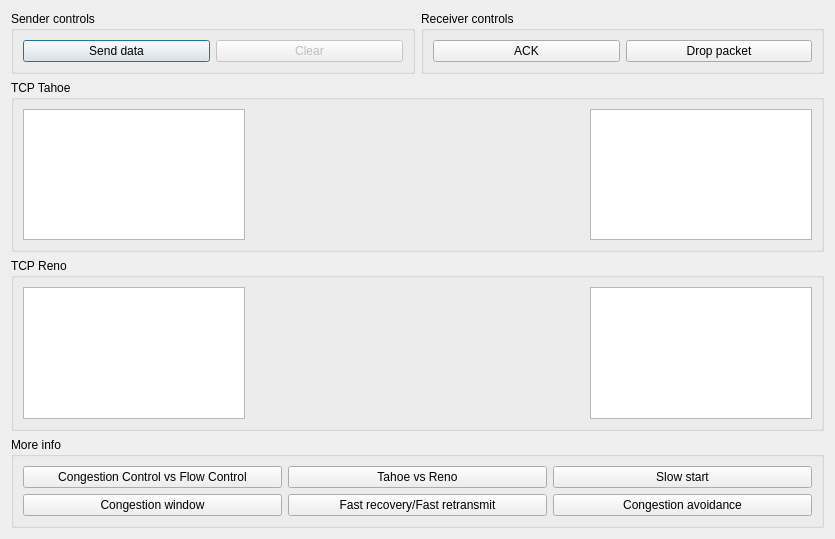
<?xml version="1.0" encoding="UTF-8"?>
<ui version="4.0">
 <class>CongestionWindow</class>
 <widget class="QDialog" name="CongestionWindow">
  <property name="geometry">
   <rect>
    <x>0</x>
    <y>0</y>
    <width>835</width>
    <height>539</height>
   </rect>
  </property>
  <property name="windowTitle">
   <string>Congestion</string>
  </property>
  <layout class="QHBoxLayout" name="horizontalLayout_10">
   <item>
    <layout class="QVBoxLayout" name="verticalLayout">
     <item>
      <layout class="QHBoxLayout" name="horizontalLayout_4">
       <item>
        <widget class="QGroupBox" name="groupBox">
         <property name="title">
          <string>Sender controls</string>
         </property>
         <layout class="QHBoxLayout" name="horizontalLayout">
          <item>
           <widget class="QPushButton" name="pushButton_send">
            <property name="text">
             <string>Send data</string>
            </property>
           </widget>
          </item>
          <item>
           <widget class="QPushButton" name="pushButton_clear">
            <property name="enabled">
             <bool>false</bool>
            </property>
            <property name="text">
             <string>Clear</string>
            </property>
           </widget>
          </item>
         </layout>
        </widget>
       </item>
       <item>
        <widget class="QGroupBox" name="groupBox_2">
         <property name="title">
          <string>Receiver controls</string>
         </property>
         <layout class="QHBoxLayout" name="horizontalLayout_3">
          <item>
           <widget class="QPushButton" name="pushButton_ack">
            <property name="text">
             <string>ACK</string>
            </property>
           </widget>
          </item>
          <item>
           <widget class="QPushButton" name="pushButton_drop">
            <property name="text">
             <string>Drop packet</string>
            </property>
           </widget>
          </item>
         </layout>
        </widget>
       </item>
      </layout>
     </item>
     <item>
      <widget class="QGroupBox" name="groupBox_3">
       <property name="title">
        <string>TCP Tahoe</string>
       </property>
       <layout class="QHBoxLayout" name="horizontalLayout_6">
        <item>
         <layout class="QHBoxLayout" name="horizontalLayout_5" stretch="2,3,2">
          <item>
           <widget class="QTextBrowser" name="textBrowser_tahoe_variables"/>
          </item>
          <item>
           <widget class="QChartView" name="chart_widget_tahoe" native="true"/>
          </item>
          <item>
           <widget class="QTextBrowser" name="textBrowser_tahoe_action"/>
          </item>
         </layout>
        </item>
       </layout>
      </widget>
     </item>
     <item>
      <widget class="QGroupBox" name="groupBox_4">
       <property name="title">
        <string>TCP Reno</string>
       </property>
       <layout class="QHBoxLayout" name="horizontalLayout_7">
        <item>
         <layout class="QHBoxLayout" name="horizontalLayout_8" stretch="2,3,2">
          <item>
           <widget class="QTextBrowser" name="textBrowser_reno_variables"/>
          </item>
          <item>
           <widget class="QChartView" name="chart_widget_reno" native="true"/>
          </item>
          <item>
           <widget class="QTextBrowser" name="textBrowser_reno_action"/>
          </item>
         </layout>
        </item>
       </layout>
      </widget>
     </item>
     <item>
      <widget class="QGroupBox" name="groupBox_5">
       <property name="title">
        <string>More info</string>
       </property>
       <layout class="QGridLayout" name="gridLayout">
        <item row="2" column="1">
         <widget class="QPushButton" name="pushButton_info_frft">
          <property name="text">
           <string>Fast recovery/Fast retransmit</string>
          </property>
         </widget>
        </item>
        <item row="2" column="0">
         <widget class="QPushButton" name="pushButton_info_cwnd">
          <property name="text">
           <string>Congestion window</string>
          </property>
         </widget>
        </item>
        <item row="1" column="0">
         <widget class="QPushButton" name="pushButton_info_congestion_vs_flow">
          <property name="text">
           <string>Congestion Control vs Flow Control</string>
          </property>
         </widget>
        </item>
        <item row="1" column="1">
         <widget class="QPushButton" name="pushButton_info_t_vs_r">
          <property name="text">
           <string>Tahoe vs Reno</string>
          </property>
         </widget>
        </item>
        <item row="2" column="2">
         <widget class="QPushButton" name="pushButton_info_cong_avoid">
          <property name="text">
           <string>Congestion avoidance</string>
          </property>
         </widget>
        </item>
        <item row="1" column="2">
         <widget class="QPushButton" name="pushButton_info_slow_start">
          <property name="text">
           <string>Slow start</string>
          </property>
         </widget>
        </item>
       </layout>
      </widget>
     </item>
    </layout>
   </item>
  </layout>
 </widget>
 <customwidgets>
  <customwidget>
   <class>QChartView</class>
   <extends>QWidget</extends>
   <header>qchartview.h</header>
   <container>1</container>
  </customwidget>
 </customwidgets>
 <resources/>
 <connections/>
</ui>
